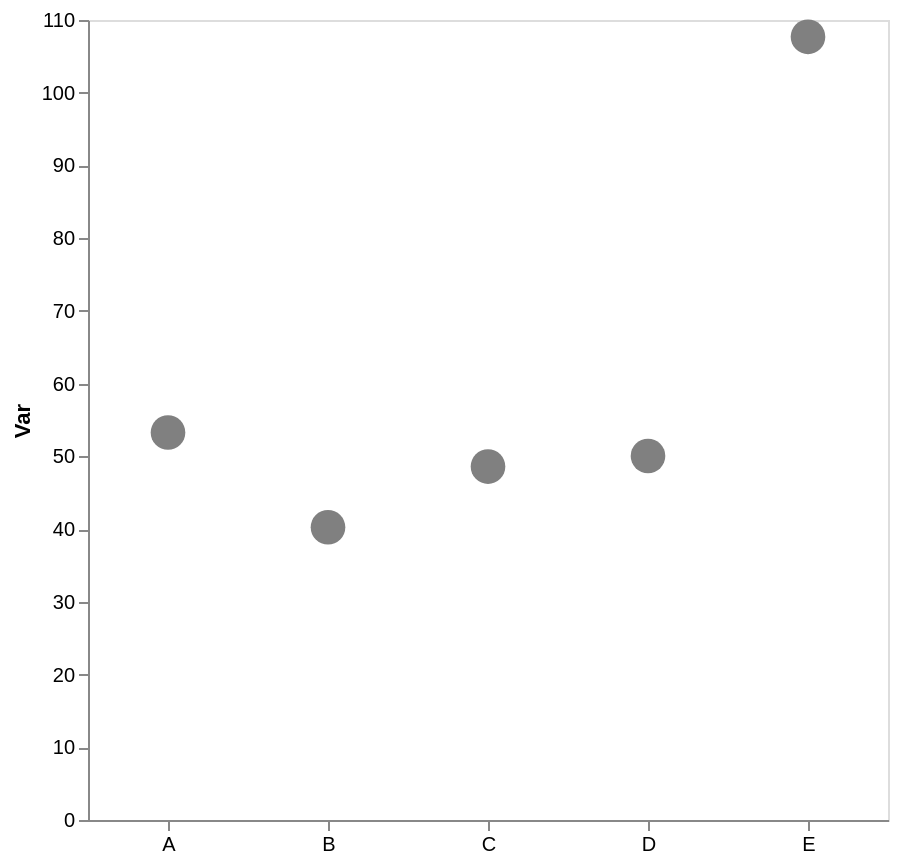

The Vega-Lite source for this figure:
### Vega-Lite specification from a JSON file in a GitHub repository (floating-point values rounded to 4 significant figures)
{"config": {"view": {"continuousWidth": 300, "continuousHeight": 300}, "axis": {"grid": false}, "bar": {"color": "gray"}}, "data": {"name": "data-0cbbf60f5e870dccdc5001e09ad27b13"}, "mark": {"type": "point", "color": "gray", "filled": true, "size": 300}, "encoding": {"x": {"axis": {"labelAngle": 0, "title": null}, "field": "cat", "type": "nominal"}, "y": {"aggregate": "mean", "axis": {"title": "Var"}, "field": "var1", "type": "quantitative"}}, "height": 400, "width": 400, "$schema": "https://vega.github.io/schema/vega-lite/v5.17.0.json", "datasets": {"data-0cbbf60f5e870dccdc5001e09ad27b13": [{"cat": "C", "var1": 48.6, "var2": 49.03}, {"cat": "D", "var1": 63.36, "var2": 51.49}, {"cat": "D", "var1": 53.38, "var2": 54.26}, {"cat": "A", "var1": 45.19, "var2": 54.87}, {"cat": "E", "var1": 107.2, "var2": 46.78}, {"cat": "B", "var1": 40.25, "var2": 45.7}, {"cat": "A", "var1": 54.24, "var2": 61.27}, {"cat": "D", "var1": 46.71, "var2": 44.24}, {"cat": "A", "var1": 60.41, "var2": 47.33}, {"cat": "E", "var1": 98.13, "var2": 37.9}, {"cat": "D", "var1": 36.75, "var2": 51.22}, {"cat": "E", "var1": 117.7, "var2": 58.6}]}}
